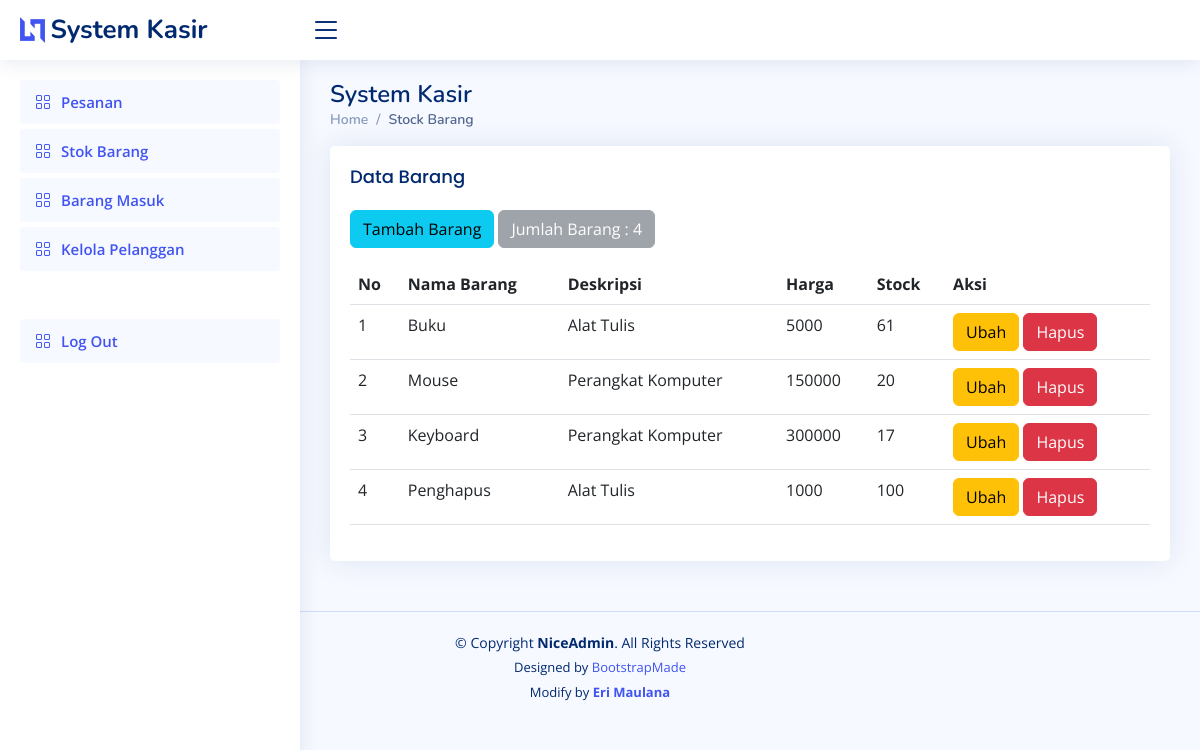
/stock.php (signed in), run on an earlier commit of the app's database.
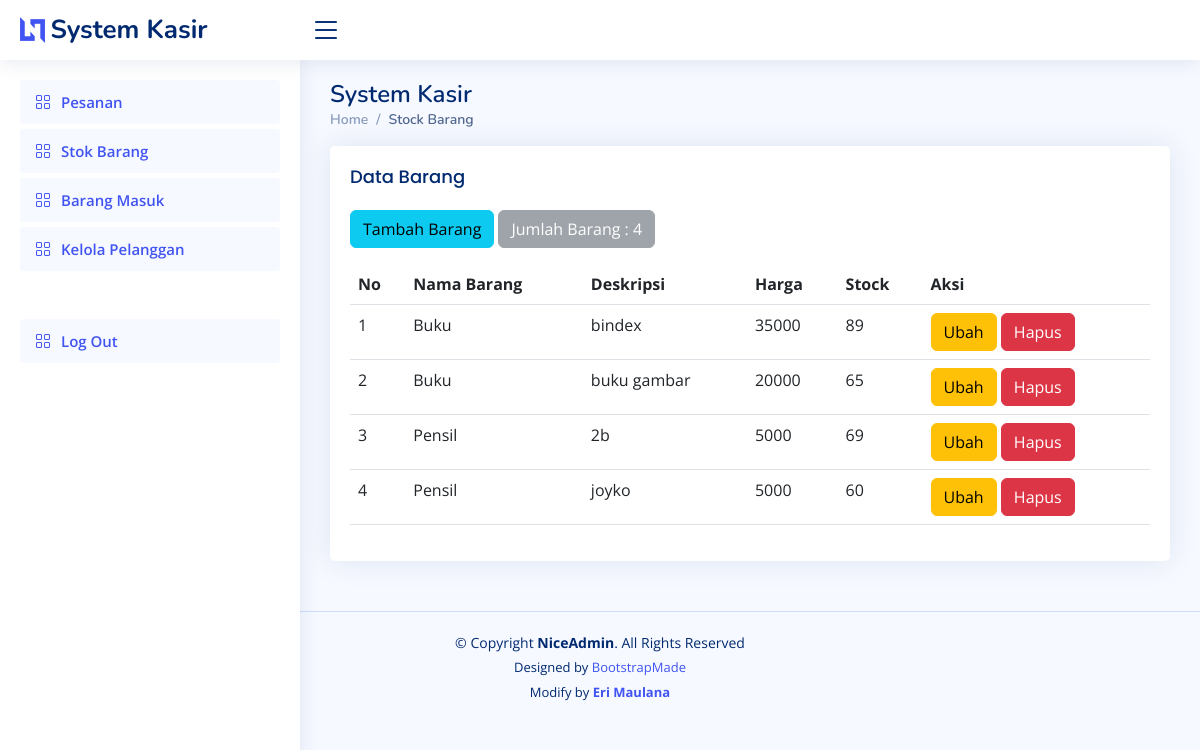
And on a later commit of the database.
### tables this page shows
CREATE TABLE `produk` (
  `idproduk` int(11) NOT NULL,
  `namabarang` varchar(35) NOT NULL,
  `deskripsi` varchar(50) NOT NULL,
  `harga` int(11) NOT NULL,
  `stock` int(11) NOT NULL
);

### stock.php (the view, shortened to what the changed rows need)
<?php
require 'ceklogin.php';
?>
<!DOCTYPE html>
<html lang="en">
<head>
   <link href="assets/vendor/bootstrap/css/bootstrap.min.css" rel="stylesheet">
   <link href="assets/vendor/bootstrap-icons/bootstrap-icons.css" rel="stylesheet">
   <link href="assets/vendor/boxicons/css/boxicons.min.css" rel="stylesheet">
   <link href="assets/vendor/quill/quill.snow.css" rel="stylesheet">
   <link href="assets/vendor/quill/quill.bubble.css" rel="stylesheet">
   <link href="assets/vendor/remixicon/remixicon.css" rel="stylesheet">
   <link href="assets/vendor/simple-datatables/style.css" rel="stylesheet">
   <link href="assets/css/style.css" rel="stylesheet">
</head>
<body>
   <main id="main" class="main">
      <div class="pagetitle">
         <h1>System Kasir</h1>
      </div>
      <section class="section">
         <div class="row">
            <div class="col-lg-12">
               <div class="card">
                  <div class="card-body">
                     <table class="table datatable">
                        <thead>
                           <tr>
                              <th scope="col">No</th>
                              <th scope="col">Nama Barang</th>
                              <th scope="col">Deskripsi</th>
                              <th scope="col">Harga</th>
                              <th scope="col">Stock</th>
                              <th scope="col">Aksi</th>
                           </tr>
                        </thead>
                        <tbody>
                           <?php
                           $i = 1;
                           $ambildata = mysqli_query($c, "SELECT * FROM produk");
                           while ($baris = mysqli_fetch_array($ambildata)) {
                              $namabarang = $baris['namabarang'];
                              $deskripsi = $baris['deskripsi'];
                              $harga = $baris['harga'];
                              $stock = $baris['stock'];
                              $idproduk = $baris['idproduk'];
                           ?>
                              <tr>
                                 <td><?= $i; ?></td>
                                 <td><?= $namabarang; ?></td>
                                 <td><?= $deskripsi; ?></td>
                                 <td><?= $harga; ?></td>
                                 <td><?= $stock; ?></td>
                                 <td>
                                    <button type="button" class="btn btn-warning" data-bs-toggle="modal" data-bs-target="#exampleModal1<?= $idproduk; ?>">
                                       Ubah
                                    </button>
                                    <button type="button" class="btn btn-danger" data-bs-toggle="modal" data-bs-target="#exampleModal2<?= $idproduk; ?>">
                                       Hapus
                                    </button>
                                 </td>
                              </tr>
                           <?php
                              $i++;
                           }
                           ?>
                        </tbody>
                     </table>
                  </div>
               </div>
            </div>
         </div>
      </section>
   </main>
</body>
</html>

What changed in the data, as far as the page shows it:
removed produk: namabarang "Buku", deskripsi "Alat Tulis", harga "5000", stock "61"
removed produk: namabarang "Mouse", deskripsi "Perangkat Komputer", harga "150000", stock "20"
removed produk: namabarang "Keyboard", deskripsi "Perangkat Komputer", harga "300000", stock "17"
removed produk: namabarang "Penghapus", deskripsi "Alat Tulis", harga "1000", stock "100"
added produk: namabarang "Buku", deskripsi "bindex", harga "35000", stock "89"
added produk: namabarang "Buku", deskripsi "buku gambar", harga "20000", stock "65"
added produk: namabarang "Pensil", deskripsi "2b", harga "5000", stock "69"
added produk: namabarang "Pensil", deskripsi "joyko", harga "5000", stock "60"
